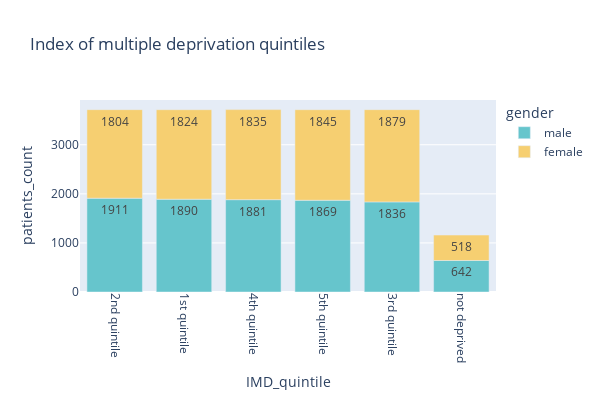

This figure's notebook cell:
### Code cell
def imdquintile_plot(df):
    '''
    Plots a bar chart from a dataframe loaded by user, that has
    fields 'IMD_quintile' and 'Gender' according to data dictionary
    '''
    plot_df = df[['IMD_quintile', 'Gender']].value_counts().to_frame().reset_index()
    dict_imd = {0: 'not deprived',
                1: '1st quintile',
                2: '2nd quintile',
                3: '3rd quintile',
                4: '4th quintile',
                5: '5th quintile'}
    plot_df = plot_df.replace({'IMD_quintile': dict_imd})
    dict_gen = {0: 'male', 1: 'female'}
    plot_df = plot_df.replace({'Gender': dict_gen})
    plot_df.rename(columns={'Gender': 'gender',
                            0: 'patients_count'}, inplace=True)
    plot=px.bar(plot_df, x='IMD_quintile', y='patients_count',
                color='gender', width=600, height=400,
                color_discrete_sequence=px.colors.qualitative.Pastel,
                title='Index of multiple deprivation quintiles count', text_auto=True)
    plot.update_xaxes(tickangle=90)
    return plot

imdquintile_plot(df)

### Figure 1 — Plotly figure (JSON) as saved in the notebook; plotly's stock layout.template omitted (floating-point values rounded to 4 significant figures)
{"data": [{"alignmentgroup": "True", "hovertemplate": "gender=male<br>IMD_quintile=%{x}<br>patients_count=%{y}<extra></extra>", "legendgroup": "male", "marker": {"color": "rgb(102, 197, 204)", "pattern": {"shape": ""}}, "name": "male", "offsetgroup": "male", "orientation": "v", "showlegend": true, "textposition": "auto", "texttemplate": "%{y}", "type": "bar", "x": ["2nd quintile", "1st quintile", "4th quintile", "5th quintile", "3rd quintile", "not deprived"], "xaxis": "x", "y": [1911, 1890, 1881, 1869, 1836, 642], "yaxis": "y"}, {"alignmentgroup": "True", "hovertemplate": "gender=female<br>IMD_quintile=%{x}<br>patients_count=%{y}<extra></extra>", "legendgroup": "female", "marker": {"color": "rgb(246, 207, 113)", "pattern": {"shape": ""}}, "name": "female", "offsetgroup": "female", "orientation": "v", "showlegend": true, "textposition": "auto", "texttemplate": "%{y}", "type": "bar", "x": ["3rd quintile", "5th quintile", "4th quintile", "1st quintile", "2nd quintile", "not deprived"], "xaxis": "x", "y": [1879, 1845, 1835, 1824, 1804, 518], "yaxis": "y"}], "layout": {"barmode": "relative", "height": 400, "legend": {"title": {"text": "gender"}, "tracegroupgap": 0}, "title": {"text": "Index of multiple deprivation quintiles"}, "width": 600, "xaxis": {"anchor": "y", "domain": [0, 1], "tickangle": 90, "title": {"text": "IMD_quintile"}}, "yaxis": {"anchor": "x", "domain": [0, 1], "title": {"text": "patients_count"}}}}
